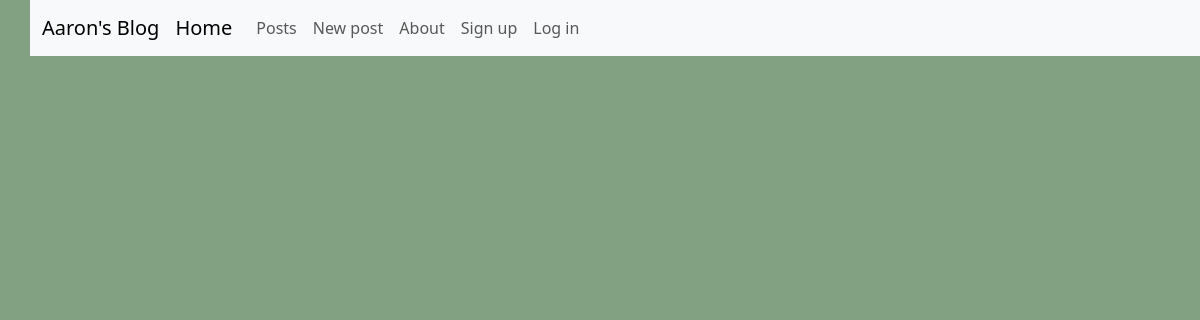
/posts/, run on an earlier commit of the app's database.
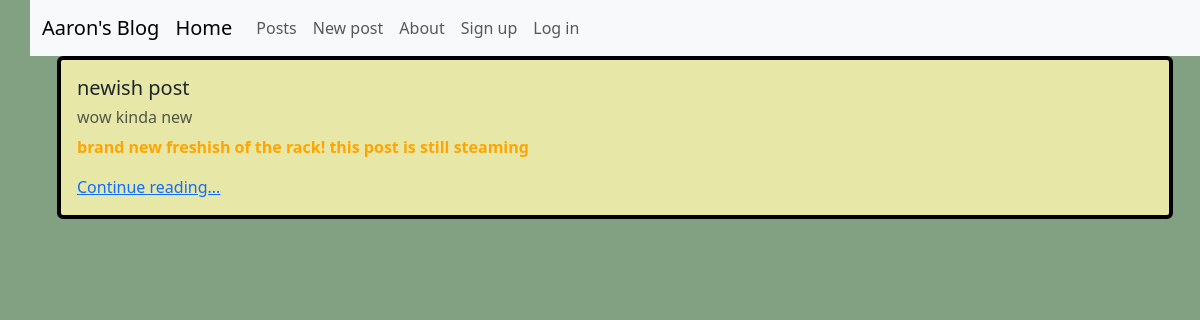
And on a later commit of the database.
### posts/models.py (models this page shows, shortened)
class Post(models.Model):
    title = models.CharField(max_length=133)
    subtitle = models.CharField(max_length=333)
    author = models.ForeignKey(
        get_user_model(),
        on_delete=models.CASCADE
    )
    body = models.TextField()
    created_on = models.DateTimeField(auto_now_add=True)
    status = models.ForeignKey(
        Status,
        on_delete=models.CASCADE,
        null=True, default=None
    )

### posts/views.py (the view)
# urls.py: path('', views.PostListView.as_view(), name='post_list'),
class PostListView(ListView):
    template_name = 'posts/list.html'
    model = Post
    def get_context_data(self, **kwargs):
        context = super().get_context_data(**kwargs)
        published_status = Status.objects.get(name="published")
        context["post_list"] = Post.objects.filter(
            status=published_status
        ).order_by("created_on").reverse()
        return context

### templates/posts/list.html (shortened to what this page needs)
{% extends 'base.html' %}
{% block content %}
<div class="container">
    {% for post in post_list %}
    <div class="card">
        <div class="card-body">
            <h5 class="card-title">{{ post.title }}</h5>
            <h6 class="card-substitle mb-2 text-body-secondary">{{ post.subtitle }}</h6>
            <p class="card-text">{{ post.body|truncatechars:100 }}</p>
            <a href="{% url 'post_detail' post.id %}" class="card-link">Continue reading...</a>
        </div>
    </div>
    <br>
    {% endfor %}
</div>
{% endblock content %}

What changed in the data, as far as the page shows it:
added Post: title "newish post", subtitle "wow kinda new", body "brand new freshish of the rack! this post is still steaming"
